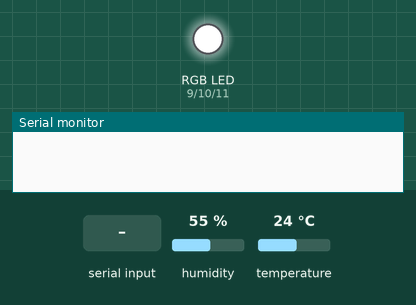
Simulated run of this sketch. Board: Arduino Mega 2560, built with avr-gcc and run on an emulated ATmega2560. Parts: an RGB LED mixed from three pins (HIGH = lit), the last lines printed to the serial monitor. The inputs (shaded band) are chosen by the test bench; at power-on: humidity 55 %, temperature 24 °C. Random numbers use the default seed unless the sketch sets one.

Above: at 1.2 s.
1.3 s: "2\n" received over the second serial link
At 2.22 s:
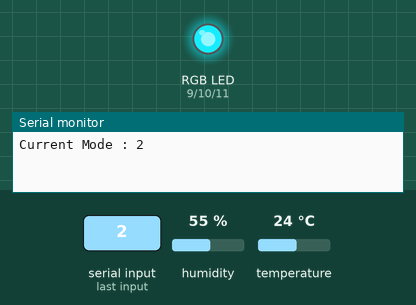
3.8 s: "3\n" received over the second serial link
At 5.5 s:
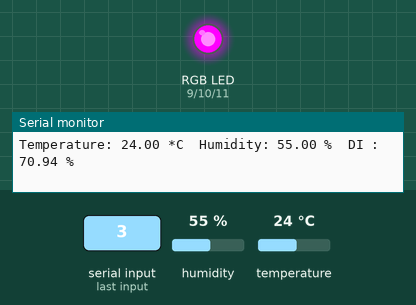
5.8 s: "q90\n" received over the second serial link
At 7.0 s:
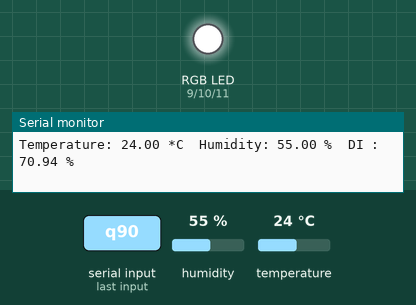
7.3 s: "2\n" received over the second serial link
At 7.95 s:
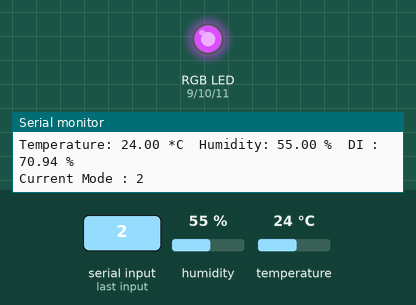
Timing chart, 0 to 10.3 s (numbered marks = the images above; inputs shaded):
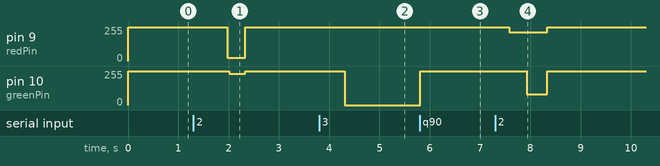

The sketch:

final_src_anode.ino
```cpp
#include <DHT.h>      //DHT 라이브러리 사용

#define DHTPIN 2      //DHT 데이터 핀 번호를 2번으로 설정
#define DHTTYPE DHT22 //DHT22를 사용한다는 의미

//상태를 초기화하는 함수
void reset();
//색을 출력하도록 하는 함수
void setColor(int red, int blue, int green);

//각각 LED의 색을 출력할 핀 설정
int redPin = 9;
int greenPin = 10;
int bluePin = 11;

int mode;         //선택한 모드를 저장할 변수

DHT dht(DHTPIN, DHTTYPE); //DHT22를 2번 핀을 통해 사용함

void setup()  {
  Serial.begin(9600);   //시리얼 통신 시작, 속도는 9600
  Serial1.begin(9600);  //블루투스 통신 시작, 속도는 9600

  //각각의 데이터 핀 번호를 출력으로 설정
  pinMode(redPin, OUTPUT);
  pinMode(greenPin, OUTPUT);
  pinMode(bluePin, OUTPUT);
  reset();
  dht.begin();  //DHT를 시작하도록 라이브러리에게 알림
}

void loop() {
  //모드를 입력받도록 함
  if (Serial1.available()) {
    int tmp = Serial1.parseInt();       //정수형으로 값을 수신

    //모드로 1, 2, 3번만 가능하도록
    if (tmp == 1 || tmp == 2 || tmp == 3)  {
      mode = tmp;                        //모드변수에 값 대입
      //시리얼 모니터에 현재 모드 상태 출력
      Serial.print("Current Mode : ");
      Serial.println(mode);
    }
  }

  //1번 모드가 선택된다면
  if (mode == 1) {
    //모드가 바뀔 때까지 반복
    while (true)  {
      char c;

      //스마트폰으로부터 값 수신
      if (Serial1.available()) {
        c = Serial1.read();
        switch (c)  {
          //값으로 'r'이 들어올 경우
          case 'r' :
            analogWrite(redPin, 255 - Serial1.parseInt()); //redPin 색 변화
            break;
          //값으로 'g'이 들어올 경우
          case 'g' :
            analogWrite(greenPin, 255 - Serial1.parseInt()); //greenPin 색 변화
            break;
          //값으로 'b'이 들어올 경우
          case 'b' :
            analogWrite(bluePin, 255 - Serial1.parseInt()); //bluePin 색 변화
            break;
          //값으로 'q'이 들어올 경우
          case 'q' :
            reset();
            break;
        }
      }

      //모드가 바뀐다면 while문 탈출
      if (mode != 1) break;
    }
  }

  //2번 모드가 선택된다면
  else if (mode == 2)  {
    int cycle_state = 0;        //주기의 상태를 저장할 변수
    int cycle = 200;           //주기를 저장할 변수
    int ledPin[3] = {9, 10, 11};//red, green, blue의 연결 핀 저장

    //모드가 바뀔 때까지 반복
    while (true)  {
      char buf[10] = {0};
      delay(cycle);     //주기만큼 지연

      //random으로 정해진 밝기를 저장
      int ran[] = {random(0, 255), random(0, 255), random(0, 255)};
      int state[3] = {0};   //현재 각 led의 상태를 기억

      //색을 random으로 바꾸기 위한 반복문
      for (int i = 0 ; i < 3 ; i++) {
        //현재 상태가 바꾸고 싶은 상태 값보다 작다면
        if (state[i] <= ran[i])  {
          for (int j = state[i] ; j <= ran[i] ; j++)  {
            analogWrite(ledPin[i], 255 - j);  //바꾸고 싶은 값까지 증가
            //delay(2);
            delay(cycle/100);
          }
        }
        //현재 상태가 바꾸고 싶은 상태 값보다 크다면
        else  {
          for (int j = state[i] ; j >= ran[i] ; j--) {
            analogWrite(ledPin[i], 255 - j);  //바꾸고 싶은 값까지 감소
            //delay(2);
            delay(cycle/100);
          }
        }
      }
      //현재상태
      for (int i = 0 ; i < 3 ; i++)  {
        state[i] = ran[i];
      }

      if (Serial1.available()) {
        char c = Serial1.read();

        //주기변경 버튼이 클릭된다면
        if (c == 'c')  {
          //주기상태 확인 및 주기 변경
          if (cycle_state == 0)  {
            cycle_state++;
            cycle = 400;
            continue;
          }
          else if (cycle_state == 1) {
            cycle_state++;
            cycle = 600;
            continue;
          }
          else if (cycle_state == 2) {
            cycle_state++;
            cycle = 800;
            continue;
          }
          else if (cycle_state == 3) {
            cycle_state++;
            cycle = 1000;
            continue;
          }
          else if (cycle_state == 4) {
            cycle_state = 0;
            cycle = 200;
            continue;
          }
        }

        //값으로 'q'이 들어올 경우
        else if (c == 'q'); {
          reset();
          break;
        }
      }

      //모드가 바뀐다면 while문 탈출
      if (mode != 2) break;
    }
  }

  //3번 모드가 선택된다면
  else if (mode == 3)  {

    //모드가 바뀔 때까지 반복
    while (true)  {
      delay(500);
      // 센서의 온도와 습도를 읽어온다.
      char buf_t[10], buf_h[10], buf_di[10];          //값 송신을 위한 문자열 버퍼
      float h = dht.readHumidity();                   //변수 h에 습도 값 저장
      float t = dht.readTemperature();                //변수 t에 온도 값 저장
      float di = (1.8*t)-(0.55*(1-(h/100))*(1.8*t-26))+32;//불쾌지수 값 계산
      //isnan(value)는 어떤 값 value가 숫자인지 아닌지 여부를 나타냄
      if (isnan(t) || isnan(h)) {
        //값 읽기 실패시 시리얼 모니터 출력
        Serial.println("Failed to read from DHT");
      }

      else {
        //온도, 습도 표시 시리얼 모니터 출력
        Serial.print("Temperature: ");
        Serial.print(t);
        Serial.print(" *C\t");
        Serial.print("Humidity: ");
        Serial.print(h);
        Serial.print(" %\t");
        Serial.print("DI : ");
        Serial.print(di);
        Serial.println(" %\t");

        dtostrf(t, 5, 1, buf_t);                 //dtostrf() 함수를 사용하여 온도를 총 5자리, 소수점 첫째자리까지 반올림 한 문자열을 buf에 저장
        Serial1.write(buf_t);                   //온도 값을 의미하는 문자열 전송
        dtostrf(h, 5, 1, buf_h);
        Serial1.write(buf_h);                   //습도 값을 의미하는 문자열 전송
        dtostrf(di, 5, 1, buf_di);
        Serial1.write(buf_di);                  //불쾌지수 값을 의미하는 문자열 전송

        //불쾌지수가 0일 경우
        if (di < 72.0)  {
          setColor(0, 255, 0);  //초록색 출력
        }
        //불쾌지수가 72와 75 사이일 경우
        else if (di < 75.0)  {
          setColor(255, 255, 0);  //노란색 출력
        }
        //불쾌지수가 75와 80 사이일 경우
        else if (di < 80.0)  {
          setColor(255, 170, 0);  //주황색 출력
        }
        //불쾌지수가 80과 83 사이일 경우
        else if (di < 83.0)  {
          setColor(255, 85, 0);   //다홍색 출력
        }
        //불쾌지수가 83 이상일 경우
        else  {
          setColor(255, 0, 0);    //빨간색 출력
        }
      }

      if (Serial1.available()) {
        char c = Serial1.read();
        //값으로 'q'이 들어올 경우
        if (c == 'q')  {
          reset();
        }
      }

      //모드가 바뀐다면 while문 탈출
      if (mode != 3) break;
    }
  }
}

//led의 상태와 모드 상태를 초기화
void reset()  {
  mode = 0;
  setColor(0, 0, 0);
}

//원하는 색을 출력하는 기능
void setColor(int red, int green, int blue) {
  analogWrite(redPin, 255 - red);
  analogWrite(greenPin, 255 - green);
  analogWrite(bluePin, 255 - blue);
}
```

Measured:
- after the input at 1.3 s, pin 9 (redPin): 255/255 → 23/255 after 0.67 s, → 255/255 0.36 s later; pin 10 (greenPin): 255/255 → 236/255 after 0.71 s, → 255/255 0.32 s later
- after the input at 3.8 s, pin 10 (greenPin): 255/255 → 0/255 after 0.51 s
- after the input at 5.8 s, pin 10 (greenPin): 0/255 → 255/255 at once
- after the input at 7.3 s, pin 9 (redPin): 255/255 → 217/255 after 0.28 s, → 255/255 0.76 s later; pin 10 (greenPin): 255/255 → 80/255 after 0.63 s, → 255/255 0.40 s later
